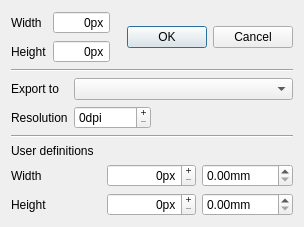
<?xml version="1.0" encoding="UTF-8"?>
<ui version="4.0">
 <class>DialogExport2File</class>
 <widget class="QDialog" name="DialogExport2File">
  <property name="geometry">
   <rect>
    <x>0</x>
    <y>0</y>
    <width>304</width>
    <height>223</height>
   </rect>
  </property>
  <property name="windowTitle">
   <string>Export Properties</string>
  </property>
  <layout class="QVBoxLayout" name="verticalLayout_2">
   <item>
    <layout class="QHBoxLayout" name="horizontalLayout">
     <item>
      <layout class="QFormLayout" name="formLayout">
       <item row="0" column="0">
        <widget class="QLabel" name="l_orWidth">
         <property name="text">
          <string>Width</string>
         </property>
        </widget>
       </item>
       <item row="0" column="1">
        <widget class="QSpinBox" name="sB_orWidth">
         <property name="alignment">
          <set>Qt::AlignRight|Qt::AlignTrailing|Qt::AlignVCenter</set>
         </property>
         <property name="readOnly">
          <bool>true</bool>
         </property>
         <property name="buttonSymbols">
          <enum>QAbstractSpinBox::NoButtons</enum>
         </property>
         <property name="correctionMode">
          <enum>QAbstractSpinBox::CorrectToNearestValue</enum>
         </property>
         <property name="keyboardTracking">
          <bool>false</bool>
         </property>
         <property name="suffix">
          <string>px</string>
         </property>
         <property name="maximum">
          <number>10000</number>
         </property>
        </widget>
       </item>
       <item row="1" column="0">
        <widget class="QLabel" name="l_orHeight">
         <property name="text">
          <string>Height</string>
         </property>
        </widget>
       </item>
       <item row="1" column="1">
        <widget class="QSpinBox" name="sB_orHeight">
         <property name="alignment">
          <set>Qt::AlignRight|Qt::AlignTrailing|Qt::AlignVCenter</set>
         </property>
         <property name="readOnly">
          <bool>true</bool>
         </property>
         <property name="buttonSymbols">
          <enum>QAbstractSpinBox::NoButtons</enum>
         </property>
         <property name="correctionMode">
          <enum>QAbstractSpinBox::CorrectToNearestValue</enum>
         </property>
         <property name="keyboardTracking">
          <bool>false</bool>
         </property>
         <property name="suffix">
          <string>px</string>
         </property>
         <property name="maximum">
          <number>10000</number>
         </property>
        </widget>
       </item>
      </layout>
     </item>
     <item>
      <spacer name="horizontalSpacer">
       <property name="orientation">
        <enum>Qt::Horizontal</enum>
       </property>
       <property name="sizeHint" stdset="0">
        <size>
         <width>40</width>
         <height>20</height>
        </size>
       </property>
      </spacer>
     </item>
     <item>
      <widget class="QDialogButtonBox" name="buttonBox">
       <property name="orientation">
        <enum>Qt::Horizontal</enum>
       </property>
       <property name="standardButtons">
        <set>QDialogButtonBox::Cancel|QDialogButtonBox::Ok</set>
       </property>
      </widget>
     </item>
    </layout>
   </item>
   <item>
    <widget class="Line" name="line">
     <property name="orientation">
      <enum>Qt::Horizontal</enum>
     </property>
    </widget>
   </item>
   <item>
    <layout class="QFormLayout" name="formLayout_2">
     <item row="0" column="0">
      <widget class="QLabel" name="label">
       <property name="text">
        <string>Export to</string>
       </property>
      </widget>
     </item>
     <item row="0" column="1">
      <widget class="QComboBox" name="cB_ExpType"/>
     </item>
     <item row="1" column="0">
      <widget class="QLabel" name="l_orHeight_3">
       <property name="text">
        <string>Resolution</string>
       </property>
      </widget>
     </item>
     <item row="1" column="1">
      <layout class="QHBoxLayout" name="horizontalLayout_2">
       <item>
        <widget class="QSpinBox" name="sB_destRolution">
         <property name="alignment">
          <set>Qt::AlignLeading|Qt::AlignLeft|Qt::AlignVCenter</set>
         </property>
         <property name="readOnly">
          <bool>false</bool>
         </property>
         <property name="buttonSymbols">
          <enum>QAbstractSpinBox::PlusMinus</enum>
         </property>
         <property name="correctionMode">
          <enum>QAbstractSpinBox::CorrectToNearestValue</enum>
         </property>
         <property name="keyboardTracking">
          <bool>false</bool>
         </property>
         <property name="suffix">
          <string>dpi</string>
         </property>
         <property name="maximum">
          <number>10000</number>
         </property>
        </widget>
       </item>
       <item>
        <spacer name="horizontalSpacer_2">
         <property name="orientation">
          <enum>Qt::Horizontal</enum>
         </property>
         <property name="sizeHint" stdset="0">
          <size>
           <width>40</width>
           <height>20</height>
          </size>
         </property>
        </spacer>
       </item>
      </layout>
     </item>
    </layout>
   </item>
   <item>
    <widget class="Line" name="line_2">
     <property name="orientation">
      <enum>Qt::Horizontal</enum>
     </property>
    </widget>
   </item>
   <item>
    <layout class="QVBoxLayout" name="verticalLayout">
     <item>
      <widget class="QLabel" name="label_2">
       <property name="text">
        <string>User definitions</string>
       </property>
      </widget>
     </item>
     <item>
      <layout class="QGridLayout" name="gridLayout">
       <item row="0" column="0">
        <widget class="QLabel" name="l_destWidth">
         <property name="text">
          <string>Width</string>
         </property>
        </widget>
       </item>
       <item row="0" column="1">
        <widget class="QSpinBox" name="sB_destWidth">
         <property name="alignment">
          <set>Qt::AlignRight|Qt::AlignTrailing|Qt::AlignVCenter</set>
         </property>
         <property name="readOnly">
          <bool>false</bool>
         </property>
         <property name="buttonSymbols">
          <enum>QAbstractSpinBox::PlusMinus</enum>
         </property>
         <property name="correctionMode">
          <enum>QAbstractSpinBox::CorrectToNearestValue</enum>
         </property>
         <property name="keyboardTracking">
          <bool>false</bool>
         </property>
         <property name="suffix">
          <string>px</string>
         </property>
         <property name="maximum">
          <number>99999</number>
         </property>
        </widget>
       </item>
       <item row="0" column="2">
        <widget class="QDoubleSpinBox" name="dSB_destWidth">
         <property name="correctionMode">
          <enum>QAbstractSpinBox::CorrectToNearestValue</enum>
         </property>
         <property name="keyboardTracking">
          <bool>false</bool>
         </property>
         <property name="suffix">
          <string>mm</string>
         </property>
         <property name="maximum">
          <double>1000.000000000000000</double>
         </property>
        </widget>
       </item>
       <item row="1" column="0">
        <widget class="QLabel" name="l_destHeight">
         <property name="text">
          <string>Height</string>
         </property>
        </widget>
       </item>
       <item row="1" column="1">
        <widget class="QSpinBox" name="sB_destHeight">
         <property name="alignment">
          <set>Qt::AlignRight|Qt::AlignTrailing|Qt::AlignVCenter</set>
         </property>
         <property name="readOnly">
          <bool>false</bool>
         </property>
         <property name="buttonSymbols">
          <enum>QAbstractSpinBox::PlusMinus</enum>
         </property>
         <property name="correctionMode">
          <enum>QAbstractSpinBox::CorrectToNearestValue</enum>
         </property>
         <property name="keyboardTracking">
          <bool>false</bool>
         </property>
         <property name="suffix">
          <string>px</string>
         </property>
         <property name="maximum">
          <number>99999</number>
         </property>
        </widget>
       </item>
       <item row="1" column="2">
        <widget class="QDoubleSpinBox" name="dSB_destHeight">
         <property name="correctionMode">
          <enum>QAbstractSpinBox::CorrectToNearestValue</enum>
         </property>
         <property name="keyboardTracking">
          <bool>false</bool>
         </property>
         <property name="suffix">
          <string>mm</string>
         </property>
         <property name="maximum">
          <double>1000.000000000000000</double>
         </property>
        </widget>
       </item>
      </layout>
     </item>
    </layout>
   </item>
   <item>
    <spacer name="verticalSpacer">
     <property name="orientation">
      <enum>Qt::Vertical</enum>
     </property>
     <property name="sizeHint" stdset="0">
      <size>
       <width>20</width>
       <height>3</height>
      </size>
     </property>
    </spacer>
   </item>
  </layout>
 </widget>
 <resources/>
 <connections>
  <connection>
   <sender>buttonBox</sender>
   <signal>accepted()</signal>
   <receiver>DialogExport2File</receiver>
   <slot>accept()</slot>
   <hints>
    <hint type="sourcelabel">
     <x>248</x>
     <y>254</y>
    </hint>
    <hint type="destinationlabel">
     <x>157</x>
     <y>274</y>
    </hint>
   </hints>
  </connection>
  <connection>
   <sender>buttonBox</sender>
   <signal>rejected()</signal>
   <receiver>DialogExport2File</receiver>
   <slot>reject()</slot>
   <hints>
    <hint type="sourcelabel">
     <x>316</x>
     <y>260</y>
    </hint>
    <hint type="destinationlabel">
     <x>286</x>
     <y>274</y>
    </hint>
   </hints>
  </connection>
 </connections>
</ui>
